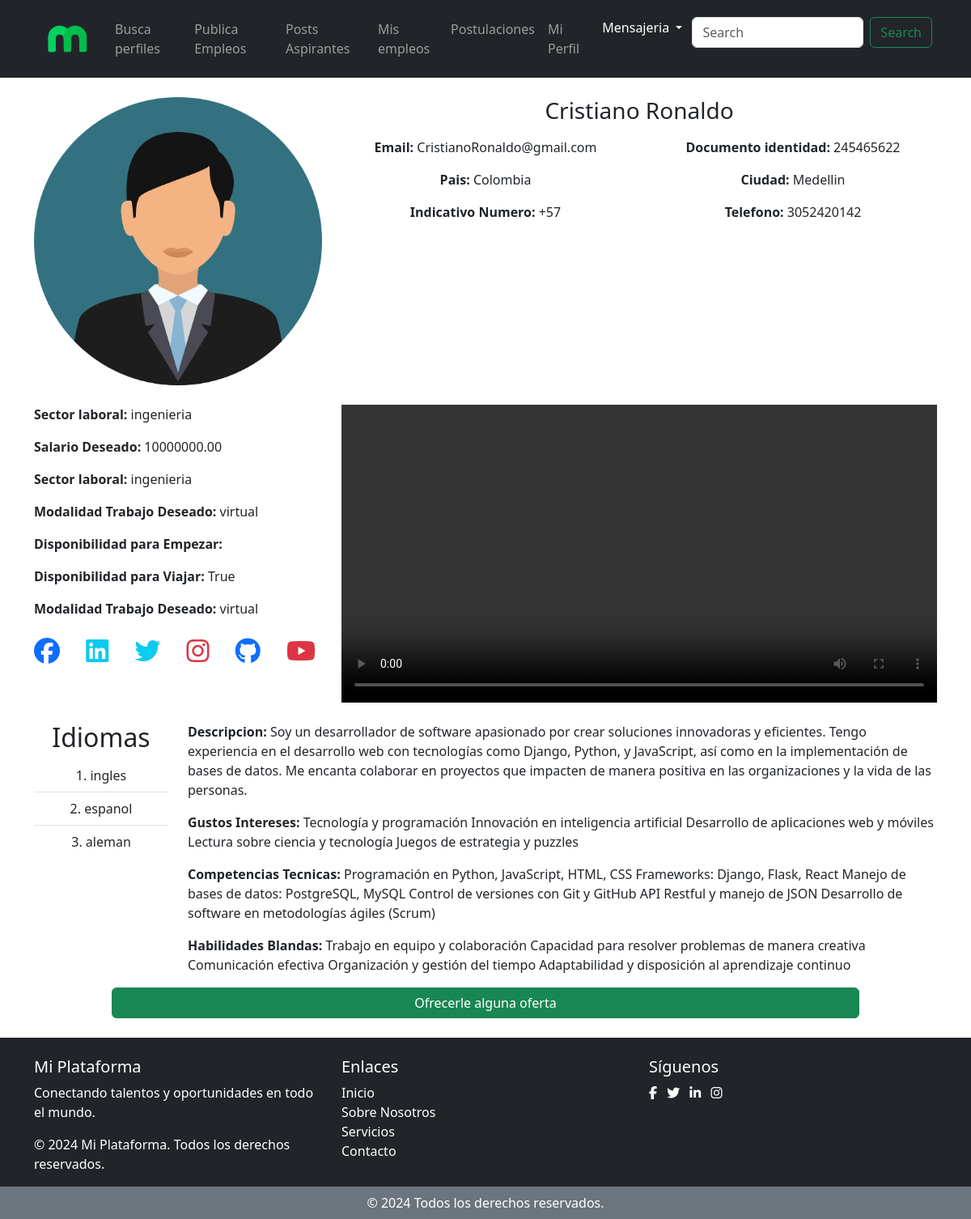
The page /base-ver-perfil-aspirante/1 on the database its author committed.
### users/models.py (models this page shows, shortened)
class Aspirante(models.Model):
    usuario = models.OneToOneField(User, on_delete=models.CASCADE)
    hoja_vida = models.FileField(upload_to='hojas_de_vida/')
    descripcion = models.TextField()
    objetivos = models.TextField()
    sector_laboral = models.CharField(max_length=50, choices=SectoresLaborales.choices)
    gustos_intereses = models.TextField()
    salario = MoneyField(
        max_digits=14,
        decimal_places=2,
        default_currency='COP',  # Moneda predeterminada para Colombia
        currency_choices=[
            ('COP', 'Peso colombiano (COP)'),  # Empleos locales
            ('USD', 'Dólar estadounidense (USD)'),  # Empleos virtuales (EE.UU.)
            ('EUR', 'Euro (EUR)'),  # Empleos virtuales (Europa)
            ('GBP', 'Libra esterlina (GBP)'),  # Empleos virtuales (Reino Unido)
            ('CAD', 'Dólar canadiense (CAD)'),  # Empleos virtuales (Canadá)
            ('AUD', 'Dólar australiano (AUD)'),  # Empleos virtuales (Australia)
            ('BTC', 'Bitcoin (BTC)'),  # Criptomonedas
            ('ETH', 'Ethereum (ETH)'),  # Criptomonedas
        ]
    )
    MODALIDAD_TRABAJO = [('virtual', 'virtual'), ('presencial', 'presencial'), ('mixto', 'mixto'), ('cualquiera', 'cualquiera')]
    modalidad_trabajo = models.CharField(max_length=50, choices=MODALIDAD_TRABAJO)
    disponibilidad_de_empezar = models.DateField()
    disponibilidad_viajar = models.BooleanField(default=False)
    proyectos = models.FileField(upload_to='proyectos/', blank=True, null=True)
    competencias_tecnicas = models.TextField()
    habilidades_blandas = models.TextField()
    palabras_clave = models.TextField(blank=True, null=True)
    redes_sociales = models.OneToOneField(RedesSociales, on_delete=models.CASCADE, null=True, blank=True)
    idioma_natal = models.CharField(max_length=20, choices=Idiomas.choices)  # Almacena idiomas y niveles
    video_presentacion = models.FileField(upload_to='videos_presentacion/')
    embeddings = models.TextField(blank=True, null=True)  # Para almacenar embeddings en formato JSON

class User(AbstractBaseUser, PermissionsMixin):
    nombre = models.CharField(max_length=255)
    email = models.EmailField(unique=True)
    documento_identidad = models.CharField(max_length=20)
    indicativo_pais = models.CharField(max_length=50, choices=IndicativoPais.choices)
    telefono = models.CharField(max_length=20)
    pais = models.CharField(max_length=50, choices=Paises.choices)
    ciudad = models.CharField(max_length=100)
    foto_perfil = models.ImageField(upload_to='profile_photos/', default='profile_photos/default_profile.jpg',
                                        null=True, blank=True)
    tipo_usuario = models.CharField(max_length=10, choices=TipoUsuario.choices)
    is_active = models.BooleanField(default=True)
    is_staff = models.BooleanField(default=False)
    is_superuser = models.BooleanField(default=False)
    objects = UserManager()
    USERNAME_FIELD = 'email'
    REQUIRED_FIELDS = ['nombre']

class IdiomaAspirante(models.Model):
    aspirante = models.ForeignKey('Aspirante', on_delete=models.CASCADE, related_name='idiomas')
    idioma = models.CharField(max_length=30, choices=Idiomas.choices, null=True, blank=True)

### empleos_reclutador/views.py (the view)
# urls.py: path('base-ver-perfil-aspirante/<int:aspirante_id>', views.perfil_aspirante, name='base_ver_perfil_aspirante'),
def perfil_aspirante(request, aspirante_id):
    aspirante = get_object_or_404(Aspirante, id=aspirante_id)
    idiomas = IdiomaAspirante.objects.filter(aspirante=aspirante)
    return render(request, 'base_ver_perfil_aspirante.html', {'aspirante': aspirante, 'idiomas': idiomas})

### empleos_reclutador/templates/base_ver_perfil_aspirante.html (shortened to what this page needs)
{% extends 'base_reclutador.html' %}
{% block content %}
    <div class="container mt-4">
        <div class="row">
            <div class="col-md-4">
                <img src="{{aspirante.usuario.foto_perfil.url}}" class="img-fluid rounded" alt="Foto de perfil">
            </div>
            <div class="col-md-8 text-center" >
                <div class="row mb-2">
                    <div class="col-md-12">
                        <h3>{{aspirante.usuario.nombre}}</h3>
                    </div>
                </div>
                <div class="row">
                    <div class="col-md-6">
                        <p>
                            <strong>Email: </strong>
                            {{aspirante.usuario.email}}
                        </p>
                    </div>
                    <div class="col-md-6">
                        <p>
                            <strong>Documento identidad: </strong>
                            {{aspirante.usuario.documento_identidad}}
                        </p>
                    </div>
                </div>
                <div class="row">
                    <div class="col-md-6">
                        <p>
                            <strong>Pais: </strong>
                            {{aspirante.usuario.pais}}
                        </p>
                    </div>
                    <div class="col-md-6">
                        <p>
                            <strong>Ciudad: </strong>
                            {{aspirante.usuario.ciudad}}
                        </p>
                    </div>
                </div>
                <div class="row">
                    <div class="col-md-6">
                        <p>
                            <strong>Indicativo Numero: </strong>
                            {{aspirante.usuario.indicativo_pais}}
                        </p>
                    </div>
                    <div class="col-md-6">
                        <p>
                            <strong>Telefono: </strong>
                            {{aspirante.usuario.telefono}}
                        </p>
                    </div>
                </div>
            </div>
        </div>
        <div class="row mt-4">
            <div class="col-md-4">
                <p>
                    <strong>Sector laboral: </strong>
                    {{aspirante.sector_laboral}}
                </p>
                <p>
                    <strong>Salario Deseado: </strong>
                    {{aspirante.salario}}
                </p>
                <p>
                    <strong>Sector laboral: </strong>
                    {{aspirante.sector_laboral}}
                </p>
                <p>
                    <strong>Modalidad Trabajo Deseado: </strong>
                    {{aspirante.modalidad_trabajo}}
                </p>
                <p>
                    <strong>Disponibilidad para Empezar: </strong>
                </p>
                <p>
                    <strong>Disponibilidad para Viajar: </strong>
                    {{aspirante.disponibilidad_viajar}}
                </p>
                <p>
                    <strong>Modalidad Trabajo Deseado: </strong>
                    {{aspirante.modalidad_trabajo}}
                </p>
                <ul class="list-inline d-flex justify-content-between mt-4">
                    {% if aspirante.redes_sociales.facebook %}
                    <li class="list-inline-item bg-transparent">
                        <a href="{{ postulacion.aspirante.redes_sociales.facebook }}" target="_blank" class="d-flex align-items-center justify-content-center text-primary">
                            <i class="fab fa-facebook fa-2x me-2"></i>
                        </a>
                    </li>
                    {% endif %}
                    {% if aspirante.redes_sociales.linkedin %}
                    <li class="list-inline-item bg-transparent">
                        <a href="{{ postulacion.aspirante.redes_sociales.linkedin }}" target="_blank" class="d-flex align-items-center justify-content-center text-info">
                            <i class="fab fa-linkedin fa-2x me-2"></i>
                        </a>
                    </li>
                    {% endif %}
                    {% if aspirante.redes_sociales.twitter %}
                    <li class="list-inline-item bg-transparent">
                        <a href="{{ postulacion.aspirante.redes_sociales.twitter }}" target="_blank" class="d-flex align-items-center justify-content-center text-info">
                            <i class="fab fa-twitter fa-2x me-2"></i>
                        </a>
                    </li>
                    {% endif %}
                    {% if aspirante.redes_sociales.instagram %}
                    <li class="list-inline-item bg-transparent">
                        <a href="{{ postulacion.aspirante.redes_sociales.instagram }}" target="_blank" class="d-flex align-items-center justify-content-center text-danger">
                            <i class="fab fa-instagram fa-2x me-2"></i>
                        </a>
                    </li>
                    {% endif %}
                    {% if aspirante.redes_sociales.github %}
                    <li class="list-inline-item bg-transparent">
                        <a href="{{ postulacion.aspirante.redes_sociales.github }}" target="_blank" class="d-flex align-items-center justify-content-center">
                            <i class="fab fa-github fa-2x me-2"></i>
                        </a>
                    </li>
                    {% endif %}
                    {% if aspirante.redes_sociales.youtube %}
                    <li class="list-inline-item bg-transparent">
                        <a href="{{ postulacion.aspirante.redes_sociales.youtube }}" target="_blank" class="d-flex align-items-center justify-content-center text-danger">
                            <i class="fab fa-youtube fa-2x me-2"></i>
                        </a>
                    </li>
                    {% endif %}
                </ul>
            </div>
            <div class="col-md-8">
                <video class="w-100" controls>
                    <source src="{{aspirante.video_presentacion.url}}" type="video/mp4">
                </video>
            </div>
        </div>
        <div class="row mt-4">
            <div class="col-2">
                <h2 class="text-center">Idiomas</h2>
                {% if idiomas %}
                    <ul class="list-group list-group-flush list-group-numbered">
                        {% for idioma in idiomas %}
                        <li class="list-group-item bg-transparent text-center">{{idioma.idioma}}</li>
                        {% endfor %}
                    </ul>
                {% else %}
                        <div class="col">
                            <p>No hay videos asociados a este empleo.</p>
                        </div>
                {% endif %}
            </div>
            <div class="col-10">
                <p>
                    <strong>Descripcion: </strong>
                    {{aspirante.descripcion}}
                </p>
                <p>
                    <strong>Gustos Intereses: </strong>
                    {{aspirante.gustos_intereses}}
                </p>
                <p>
                    <strong>Competencias Tecnicas: </strong>
                    {{aspirante.competencias_tecnicas}}
                </p>
                <p>
                    <strong>Habilidades Blandas: </strong>
                    {{aspirante.habilidades_blandas}}
                </p>
            </div>
        </div>
        <div class="row mx-5 px-5 mb-4">
            <a href="#" class="btn btn-success">Ofrecerle alguna oferta</a>
        </div>
    </div>
{% endblock %}

### redSocialMagneto/static/styles/global.css (style rules this page uses)
body { background-color: white; }
a { text-decoration: none; }

### rows shown on the page
Aspirante: usuario.foto_perfil (picture), usuario.nombre "Cristiano Ronaldo", usuario.email "CristianoRonaldo@gmail.com", usuario.documento_identidad "245465622", usuario.pais "Colombia", usuario.ciudad "Medellin", usuario.indicativo_pais "+57", usuario.telefono "3052420142", sector_laboral "ingenieria", salario "10000000.00", modalidad_trabajo "virtual", disponibilidad_viajar "True", descripcion "Soy un desarrollador de software apasionado por crear soluciones innovadoras y eficientes. Tengo experiencia en el desarrollo web con tecnologías como Django, Python, y JavaScript, así como en la implementación de bases de datos. Me encanta colaborar en proyectos que impacten de manera positiva en las organizaciones y la vida de las personas.", gustos_intereses "Tecnología y programación Innovación en inteligencia artificial Desarrollo de aplicaciones web y móviles Lectura sobre ciencia y tecnología Juegos de estrategia y puzzles", competencias_tecnicas "Programación en Python, JavaScript, HTML, CSS Frameworks: Django, Flask, React Manejo de bases de datos: PostgreSQL, MySQL Control de versiones con Git y GitHub API Restful y manejo de JSON Desarrollo de software en metodologías ágiles (Scrum)", habilidades_blandas "Trabajo en equipo y colaboración Capacidad para resolver problemas de manera creativa Comunicación efectiva Organización y gestión del tiempo Adaptabilidad y disposición al aprendizaje continuo"
IdiomaAspirante: idioma "ingles"
IdiomaAspirante: idioma "espanol"
IdiomaAspirante: idioma "aleman"
